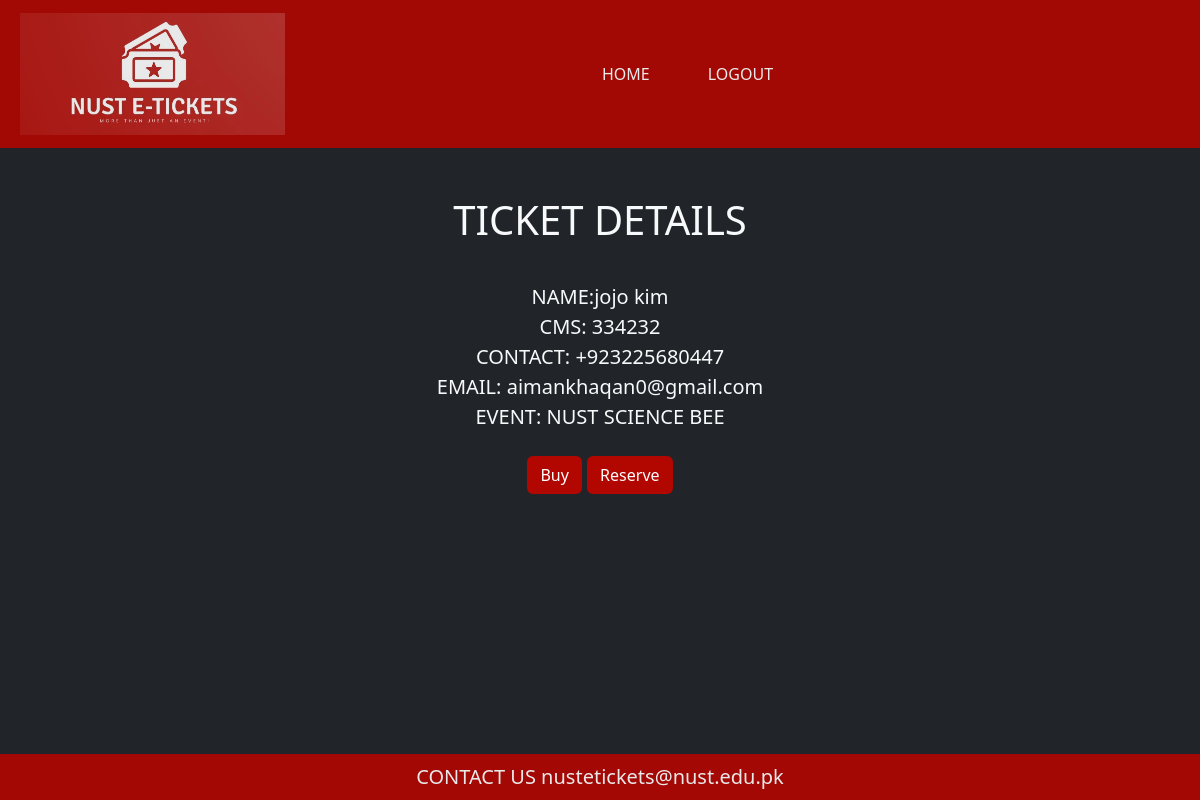
The page /ticketDetails/NUST SCIENCE BEE (signed in) on the database its author committed.
### accounts/models.py (models this page shows, shortened)
class User_Account(AbstractUser):
    id = None
    last_login = None
    username = models.IntegerField(primary_key=True)
    email = models.EmailField(max_length=200)
    contact_number = PhoneNumberField(default='+920000000000')

### events/models.py (models this page shows, shortened)
class Event(models.Model):
    name = models.CharField(max_length=255,primary_key=True)
    organizer = models.ForeignKey(Organizer,on_delete=models.CASCADE,to_field='society')
    start_date = models.DateTimeField()
    end_date = models.DateTimeField()
    total_tickets = models.IntegerField()
    tickets_sold = models.IntegerField()
    tickets_left = models.IntegerField()
    ticket_price = models.IntegerField()
    event_poster = models.ImageField(default= settings.STATIC_URL+ 'images/down.jpg', upload_to='images/')
    email_sent = models.BooleanField(default=False)
    class Meta:
        ordering =['start_date']

### nusttickets/views.py (the view)
# urls.py: path('ticketDetails/<str:oid>', Tickets, name='ticket'),
def Tickets(request, oid):
    checkTicket()
    event_data = Event.objects.filter(name=oid).first()
    current_user = request.user
    return render(request, 'ticketdetails.html', context={'current_user': current_user, 'event_data': event_data})

### nusttickets/views.py (called while the page is built, shortened)
def checkTicket():
    naive = datetime.now()
    utc = pytz.utc
    gmt5 = pytz.timezone('Etc/GMT+5')
    now = utc.localize(naive).astimezone(gmt5)
    reserved = User_Event.objects.filter(purchase_type='R')

### templates/ticketdetails.html (shortened to what this page needs)
<!DOCTYPE html>
{% extends "base.html" %}
{% load static %}
    {% block content %}
<div class="text-light text-center my-5" >
    <h1 class="display-6">TICKET DETAILS</h1>
<div class="text-left lead" >
<br>
    NAME:{{current_user.first_name}} {{current_user.last_name}}
<br>
    CMS: {{current_user.username}}
<br>
    CONTACT:  {{current_user.contact_number}}
<br>
    EMAIL: {{current_user.email}}
<br>
    EVENT: {{event_data.name}}
<br>
<a class="btn  my-4" style="color:white ;background-color:#B20600;"href="{% url 'buy' oid=event_data.name %}">Buy</a>
<a class="btn  my-4" style="color:white ;background-color:#B20600;"href="{% url 'reserve' oid=event_data.name %}">Reserve</a>
</div>
</div>
{% endblock %}

### rows shown on the page
User_Account: first_name "jojo", last_name "kim", username "334232", contact_number "+923225680447", email "aimankhaqan0@gmail.com"
Event: name "NUST SCIENCE BEE"
